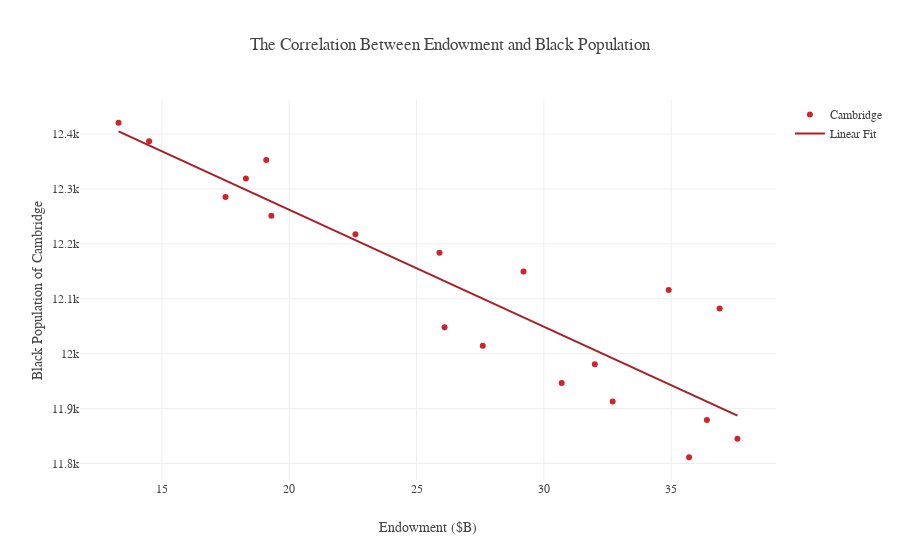

Write notebook code for a chart like this one.
### Code cell
endow_black = grapher(x, y, "Cambridge", "The Correlation Between Endowment and Black Population", "Black Population of Cambridge", "Endowment ($B)", "endow_black")
causal_endow_black = X.zplot(x='x', y='y', z=['z1', 'z2'], z_types={'z1': 'c', 'z2': 'c'}, kind='line', title='The Controlled Correlation Between Endowment (Billions of Dollars)\n and Black Population', color="#D2232A")
causal_endow_black.set(xlabel="Endowment", ylabel="Black Population of Cambridge")
fig = causal_endow_black.get_figure()
ax = plt.gca()
ax.set_frame_on(False)
ax.get_yaxis().set_visible(False)
ax.legend_.remove()
fig.savefig('images/black_endow.svg', format='svg', dpi=1200, bbox_inches='tight')

### Figure 1 — Plotly figure (JSON) as saved in the notebook; plotly's stock layout.template omitted (floating-point values rounded to 4 significant figures)
{"data": [{"marker": {"color": "#D2232A"}, "mode": "markers", "name": "Cambridge", "type": "scatter", "uid": "d41af2", "x": [13.3, 14.5, 19.1, 18.3, 17.5, 19.3, 22.6, 25.9, 29.2, 34.9, 36.9, 26.1, 27.6, 32, 30.7, 32.7, 36.4, 37.6, 35.7], "y": [12420.0, 12390.0, 12350.0, 12320.0, 12290.0, 12250.0, 12220.0, 12180.0, 12150.0, 12120.0, 12080.0, 12050.0, 12010.0, 11980.0, 11950.0, 11910.0, 11880.0, 11850.0, 11810.0]}, {"marker": {"color": "#AC1D23"}, "mode": "lines", "name": "Linear Fit", "type": "scatter", "uid": "9e1cd2", "x": [13.3, 14.5, 19.1, 18.3, 17.5, 19.3, 22.6, 25.9, 29.2, 34.9, 36.9, 26.1, 27.6, 32, 30.7, 32.7, 36.4, 37.6, 35.7], "y": [12400.0, 12380.0, 12280.0, 12300.0, 12320.0, 12280.0, 12210.0, 12140.0, 12070.0, 11940.0, 11900.0, 12130.0, 12100.0, 12010.0, 12030.0, 11990.0, 11910.0, 11890.0, 11930.0]}], "layout": {"autosize": true, "font": {"family": "Gotham", "size": 12}, "title": "The Correlation Between Endowment and Black Population", "xaxis": {"autorange": true, "range": [11.8, 39.1], "title": "Endowment ($B)", "type": "linear"}, "yaxis": {"autorange": true, "range": [11770.0, 12470.0], "title": "Black Population of Cambridge", "type": "linear"}}}
